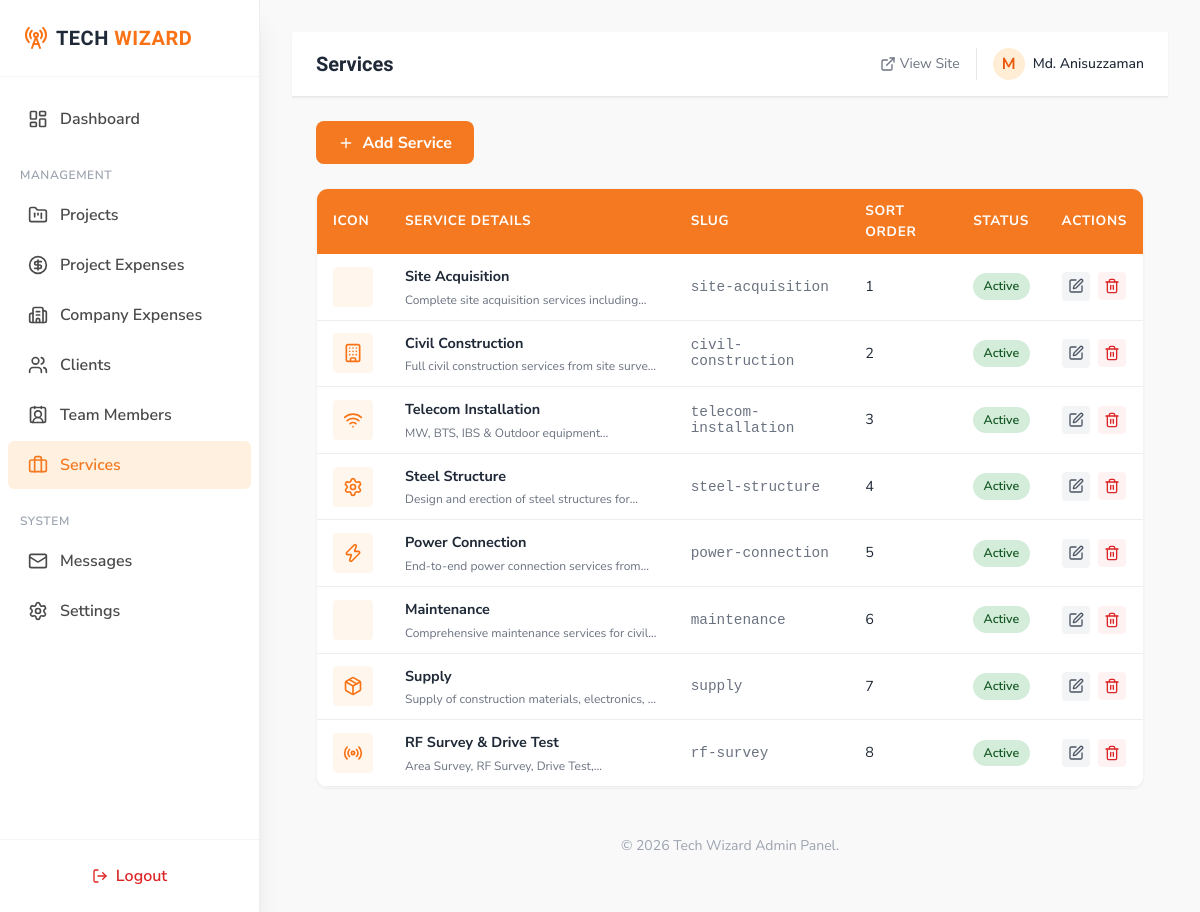
Screenshot of /admin/services (signed in) with the database file from the repository.
### tables this page shows
CREATE TABLE IF NOT EXISTS services (
    id INT AUTO_INCREMENT PRIMARY KEY,
    title VARCHAR(200) NOT NULL,
    slug VARCHAR(200) UNIQUE NOT NULL,
    description TEXT,
    icon VARCHAR(100),
    sort_order INT DEFAULT 0,
    is_active TINYINT DEFAULT 1,
    created_at TIMESTAMP DEFAULT CURRENT_TIMESTAMP
);

### app/controllers/ServiceController.php (called while the page is built, shortened)
<?php
class ServiceController extends Controller
{
    public function index(): void
    {
        $serviceModel = new Service();
        $services     = $serviceModel->getAll();
        $this->view('admin/services/index', compact('services', 'flash'), 'admin');
    }
}

### public/index.php (called while the page is built, shortened)
<?php
require_once APP_ROOT . '/core/helpers.php';
spl_autoload_register(function($className) {
    $paths = [
        APP_ROOT . '/core/' . $className . '.php',
        APP_ROOT . '/app/controllers/' . $className . '.php',
        APP_ROOT . '/app/models/' . $className . '.php',
    ];
    foreach ($paths as $path) {
        if (file_exists($path)) {
            return;
        }
    }
});
$router = new Router();
$router->dispatch();

### core/helpers.php (called while the page is built, shortened)
<?php
function base_url(string $path = ''): string
{
    return BASE_URL . ltrim($path, '/');
}
function h(string $str): string
{
    return htmlspecialchars($str, ENT_QUOTES, 'UTF-8');
}

### app/models/Database.php (called while the page is built, shortened)
<?php
class Database
{
    private static ?Database $instance = null;
    private ?PDO $connection = null;
    private function __construct()
    {
        try {
            $dsn = 'mysql:host=' . DB_HOST . ';dbname=' . DB_NAME . ';charset=utf8mb4';
            $options = [
                PDO::ATTR_ERRMODE            => PDO::ERRMODE_EXCEPTION,
                PDO::ATTR_DEFAULT_FETCH_MODE => PDO::FETCH_ASSOC,
                PDO::ATTR_EMULATE_PREPARES   => false,
            ];
            $this->connection = new PDO($dsn, DB_USER, DB_PASS, $options);
        } catch (PDOException $e) {
            if (APP_DEBUG) {
                die('<h2>Database Connection Failed</h2><p>' . $e->getMessage() . '</p>');
            }
            die('Database connection error. Please try again later.');
        }
    }
    public static function getInstance(): Database
    {
        if (self::$instance === null) {
            self::$instance = new self();
        }
        return self::$instance;
    }
    public function getConnection(): PDO
    {
        return $this->connection;
    }
}

### core/Model.php (called while the page is built, shortened)
<?php
class Model
{
    protected ?PDO $db = null;
    public function __construct()
    {
        $this->db = Database::getInstance()->getConnection();
    }
    public function query(string $sql, array $params = []): PDOStatement|bool
    {
        try {
            $stmt = $this->db->prepare($sql);
            $stmt->execute($params);
            return $stmt;
        } catch (PDOException $e) {
            if (APP_DEBUG) {
                die('Query Error: ' . $e->getMessage() . '<br>SQL: ' . $sql);
            }
            return false;
        }
    }
    public function findAll(string $table, array $where = [], string $order = '', int $limit = 0, int $offset = 0): array
    {
        $sql = "SELECT * FROM `{$table}`";
        $params = [];
        if ($order) {
            $sql .= " ORDER BY {$order}";
        }
        $stmt = $this->query($sql, $params);
        return $stmt ? $stmt->fetchAll(PDO::FETCH_ASSOC) : [];
    }
}

### app/models/Service.php (called while the page is built, shortened)
<?php
class Service extends Model
{
    public function getAll(): array
    {
        return $this->findAll('services', [], 'sort_order ASC');
    }
}

### app/views/admin/services/index.php (the view, shortened to what this page needs)
<div class="flex justify-between items-center mb-6">
    <a href="<?= base_url('admin/services/create') ?>" class="btn-primary flex items-center gap-2">
        <i data-lucide="plus" class="w-4 h-4"></i> Add Service
    </a>
</div>
<div class="bg-white rounded-xl shadow-sm border border-gray-100 overflow-hidden">
    <div class="data-table-wrapper rounded-none border-0 shadow-none">
        <table class="data-table">
            <thead>
                <tr>
                    <th class="w-16">Icon</th>
                    <th>Service Details</th>
                    <th>Slug</th>
                    <th>Sort Order</th>
                    <th>Status</th>
                    <th class="w-24 text-center">Actions</th>
                </tr>
            </thead>
            <tbody>
                <?php if (empty($services)): ?>
                    <tr>
                        <td colspan="6" class="py-12 text-center text-gray-400">
                            <i data-lucide="briefcase" class="w-12 h-12 mx-auto mb-3 opacity-50"></i>
                            <p>No services found.</p>
                        </td>
                    </tr>
                <?php else: ?>
                    <?php foreach ($services as $service): ?>
                        <tr>
                            <td>
                                <div class="w-10 h-10 rounded bg-orange-50 text-orange-500 flex items-center justify-center">
                                    <i data-lucide="<?= h($service['icon'] ?: 'settings') ?>" class="w-5 h-5"></i>
                                </div>
                            </td>
                            <td>
                                <div class="font-bold text-gray-800 mb-1"><?= h($service['title']) ?></div>
                                <div class="text-xs text-gray-500 line-clamp-1 max-w-sm"><?= h($service['description']) ?></div>
                            </td>
                            <td class="font-mono text-xs text-gray-500"><?= h($service['slug']) ?></td>
                            <td><?= $service['sort_order'] ?></td>
                            <td>
                                <?php if ($service['is_active']): ?>
                                    <span class="badge badge-completed">Active</span>
                                <?php else: ?>
                                    <span class="badge badge-cancelled">Inactive</span>
                                <?php endif; ?>
                            </td>
                            <td>
                                <div class="flex justify-center gap-2">
                                    <a href="<?= base_url('admin/services/edit/' . $service['id']) ?>" class="p-1.5 bg-gray-100 text-gray-600 rounded hover:bg-gray-200 transition-colors" title="Edit">
                                        <i data-lucide="edit" class="w-4 h-4"></i>
                                    </a>
                                    <form action="<?= base_url('admin/services/delete/' . $service['id']) ?>" method="POST" class="inline" data-confirm="Delete this service?">
                                        <button type="submit" class="p-1.5 bg-red-50 text-red-600 rounded hover:bg-red-100 transition-colors" title="Delete">
                                            <i data-lucide="trash-2" class="w-4 h-4"></i>
                                        </button>
                                    </form>
                                </div>
                            </td>
                        </tr>
                    <?php endforeach; ?>
                <?php endif; ?>
            </tbody>
        </table>
    </div>
</div>

### public/assets/css/custom.css (style rules this page uses)
:root { --orange: #F47920; --orange-dark: #D96B12; --orange-light: #FFF0E0; --dark: #1A1A1A; --gray: #4A4A4A; --light: #F8F8F8; --white: #FFFFFF; --shadow: 0 4px 24px rgba(244,121,32,0.12); --radius: 8px; }
body { font-family: 'Nunito Sans', sans-serif; color: var(--gray); background-color: var(--light); }
.btn-primary { background: var(--orange); color: white; font-weight: 700; border-radius: var(--radius); padding: 0.6rem 1.4rem; transition: background 0.2s, transform 0.2s; display: inline-block; text-align: center; }
.data-table-wrapper { overflow-x: auto; background: white; border-radius: var(--radius); box-shadow: 0 2px 8px rgba(0,0,0,0.04); }
.data-table { width: 100%; border-collapse: collapse; min-width: 800px; }
.data-table th { background: var(--orange); color: white; padding: 0.75rem 1rem; text-align: left; font-size: 0.85rem; text-transform: uppercase; letter-spacing: 0.05em; }
.data-table td { padding: 0.75rem 1rem; border-bottom: 1px solid #eee; font-size: 0.9rem; }
.badge-completed { background: #D4EDDA; color: #155724; }
.badge { padding: 0.25rem 0.65rem; border-radius: 20px; font-size: 0.78rem; font-weight: 600; display: inline-block; }

### rows the page displays
services: title "Site Acquisition", description "Complete site acquisition services…", slug "site-acquisition", sort_order "1", is_active "Active"
services: title "Civil Construction", description "Full civil construction services from site…", slug "civil-construction", sort_order "2", is_active "Active"
services: title "Telecom Installation", description "MW, BTS, IBS & Outdoor…", slug "telecom-installation", sort_order "3", is_active "Active"
services: title "Steel Structure", description "Design and erection of steel structures…", slug "steel-structure", sort_order "4", is_active "Active"
services: title "Power Connection", description "End-to-end power connection services…", slug "power-connection", sort_order "5", is_active "Active"
services: title "Maintenance", description "Comprehensive maintenance services for…", slug "maintenance", sort_order "6", is_active "Active"
services: title "Supply", description "Supply of construction materials, electronics,…", slug "supply", sort_order "7", is_active "Active"
services: title "RF Survey & Drive Test", description "Area Survey, RF Survey, Drive…", slug "rf-survey", sort_order "8", is_active "Active"

### other values shown
$title "Services"
substr($_SESSION[ADMIN_SESSION_KEY]['name'] ?? 'A', 0, 1) "M"
$_SESSION[ADMIN_SESSION_KEY]['name'] "Md. Anisuzzaman"
